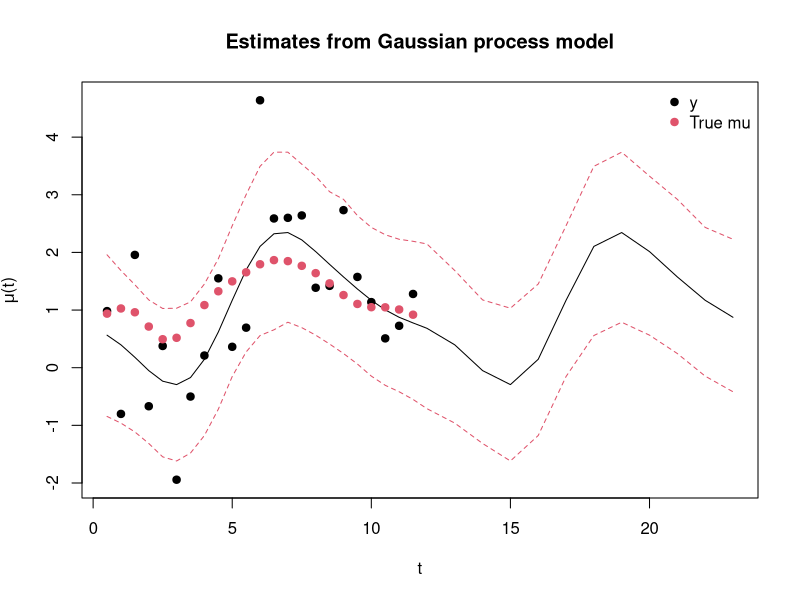
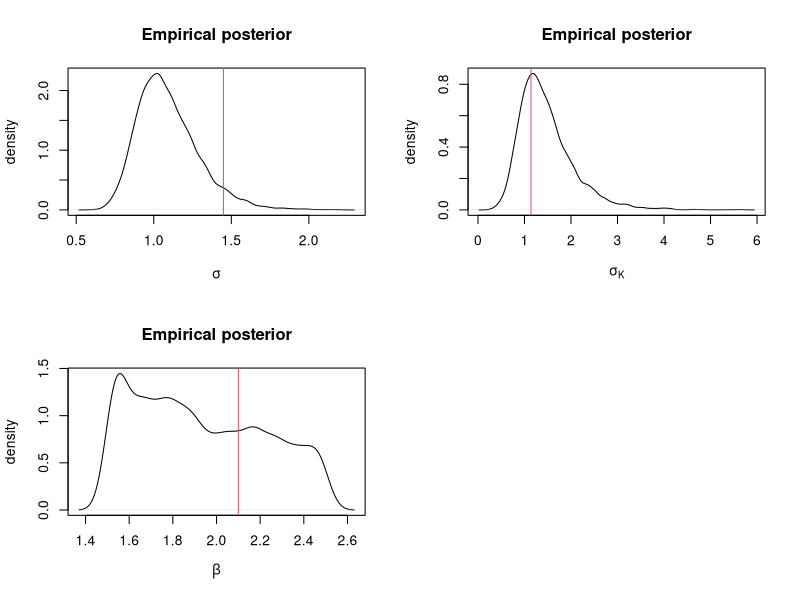

Write R code to recreate these figures, in order.
## ---- chunk 1
knitr::opts_chunk$set(echo = TRUE)
set.seed(3478575)
## ---- chunk 2
t<-1:23*0.5 #Set of points where function is evaluated
#Values for parameters.
beta <- 2.1
sigma2<-2.1
sigma2k<-1.3

#constructing k.
n<-length(t)
tmat<-matrix(t,n,n)
tdiff<-tmat-t(tmat)
k<- sigma2k*exp(-beta*sin(pi*tdiff/12)^2)

#simulating mu
library(mvtnorm)
mu.t <- rmvnorm(1,mean=rep(0,n),sigma=k)

#simulating y
y    <- mu.t + rnorm(n)*sqrt(sigma2)
y    <-as.numeric(y)
## ---- chunk 3
#Arguments
#y, vector of responses
#t, time points where responses were observed.
#tpred, time points where predictions of \mu(x) are wanted.
#tau0, initial value for precision.
#sigma_K: initial value for parameter controlling scale of $k(t,t)$.
#beta: parameter controlling decay in periodic function.
#Iter: number of iterations
#burnin: number of initial iterations to remove
Gibbs.Gp<-function(y,t,tpred,tau0,sigma_K,beta,iter,burnin){
  n <- length(y)      #number of points
  t.all <-c(t,tpred)
  p <-length(tpred)
  mT<-matrix(t.all,n+p,n+p)
  #Note from properties of exponential function, the following never changes
  Kc<- exp(-sin(pi*(mT-t(mT))/12)^2)
  Kall<-Kc^beta
  
  tau    <-tau0           
  library(mvtnorm)  
    

    
  par<-matrix(0,iter,n+p+4)  
   #storing iterations, mu (length p) + sigma, sigma_K, beta and acceptance indicator (length 4)
  for( i in 1:iter){
    #Updating mu for both t and t outside.
    p1   <-Kall[1:n,1:n]*sigma_K^2+diag(n)/tau
    pinv <-solve(p1)
    pred.mean<-sigma_K^2*Kall[,1:n]%*%pinv%*%y
    pred.var <-Kall*sigma_K^2 - Kall[,1:n]%*%pinv%*%Kall[1:n,]*sigma_K^4
    mu <- rmvnorm(1,mean=pred.mean,sigma=pred.var) #sample mu(x)
    mu <- as.numeric(mu)
    
    #updating sigma
    err  <- y-mu[1:n]           #errors for mu where values were observed.
    tau  <- rgamma(1,0.5*n,0.5*sum(err^2))     #sample tau.
    
    #updating sigma_K  
    Kinvo<-solve(Kall[1:n,1:n]) #constructing inverse needed to update sigma_K, 
    #note this assume all points where t was observed were listed first.
    muKmuinv <- t(mu[1:n])%*%Kinvo%*%mu[1:n]
    tauK<- rgamma(1,0.5*n,0.5*muKmuinv)
    sigma_K<-1/sqrt(tauK)
    
    #Updating beta.
    beta.cand <-runif(1,1.5,2.5)
    r1        <-dmvnorm(mu[1:n],mean=rep(0,n),sigma=sigma_K^2*Kc[1:n,1:n]^beta.cand,log=TRUE)
    r2        <-dmvnorm(mu[1:n],mean=rep(0,n),sigma=sigma_K^2*Kc[1:n,1:n]^beta,log=TRUE)
    r         <-r1-r2 #log of ratio. 
    ind       <-rbinom(1,1,exp(min(c(r,0))))
    beta      <-ind*beta.cand + (1-ind)*beta
    
    #Update k
    Kall<-Kc^beta
    
    par[i,] <-c(mu,1/sqrt(tau),sigma_K,beta,ind)  #store current round of mu, sigma in par.
  }
  
  par <-par[-c(1:burnin),]      #removing the first iterations
  colnames(par)<-c(paste('mu',c(t,tpred),sep=''),'sigma','sigma_K','beta','accept')
  return(par)  
}

system.time(chain1<-Gibbs.Gp(y=y,t=t,tpred=12:23,tau0=1,sigma_K=0.33,beta=1.5,
          iter=10000,burnin=2000))
system.time(chain2<-Gibbs.Gp(y=y,t=t,tpred=12:23,tau0=5,sigma_K=0.75,beta=2,
          iter=10000,burnin=2000))
system.time(chain3<-Gibbs.Gp(y=y,t=t,tpred=12:23,tau0=0.2,sigma_K=1.5,beta=2.5,
          iter=10000,burnin=2000))


library(coda)
#Estimating Gelman -Rubin diagnostics. Remove last column because it is acceptance indictor
dim2<-dim(chain1)[2]
#Note 8000 iterations were retained, so 50:50 split is iteration 1:4000 and iteration 4001:8000


#However first we must convert the output into mcmc lists for coda to interpret.
ml1<-as.mcmc.list(as.mcmc((chain1[1:4000,-dim2])))
ml2<-as.mcmc.list(as.mcmc((chain2[1:4000,-dim2])))
ml3<-as.mcmc.list(as.mcmc((chain3[1:4000,-dim2])))
ml4<-as.mcmc.list(as.mcmc((chain1[4000+1:4000,-dim2])))
ml5<-as.mcmc.list(as.mcmc((chain2[4000+1:4000,-dim2])))
ml6<-as.mcmc.list(as.mcmc((chain3[4000+1:4000,-dim2])))
estml<-c(ml1,ml2,ml3,ml4,ml5,ml6)

#Gelman-Rubin diagnostic.
gelman.diag(estml)[[1]]

#effective sample size.
effectiveSize(estml)

#proportion accepted.
sum(chain1[,dim2])/8000
sum(chain2[,dim2])/8000
sum(chain3[,dim2])/8000


#plot predictions with 99 \% credible interval for data.

chain.all<-cbind(chain1,chain2,chain3)
LL       <-apply(chain.all,2,FUN= function(x) quantile(x,0.005))
post.mean<-colMeans(chain.all)
UL       <-apply(chain.all,2,FUN= function(x) quantile(x,0.995))

ylims=c(min(c(LL,y))-0.05,max(c(UL,y))+0.05 )
plot(c(t,12:23),post.mean[1:(length(t)+12)],type='l',ylim=ylims,xlab='t',
     ylab=expression(paste( mu,'(t)',sep='') ), main='Estimates from Gaussian process model')
lines(c(t,12:23),LL[1:(length(t)+12)],col=2,lty=2)
lines(c(t,12:23),UL[1:(length(t)+12)],col=2,lty=2)
points(t,y,pch=19)
points(t,mu.t,pch=19,col=2)
legend('topright',c('y','True mu'),pch=19,col=1:2,bty='n')

#Estimates of sigma, sigma_K,beta
par(mfrow=c(2,2))
plot(density(chain.all[,36]),xlab=expression(sigma),ylab='density',main='Empirical posterior')
abline(v=sqrt(sigma2),col=2)
plot(density(chain.all[,37]),xlab=expression(sigma[K]),ylab='density',main='Empirical posterior')
abline(v=sqrt(sigma2k),col=2)
plot(density(chain.all[,38]),xlab=expression(beta),ylab='density',main='Empirical posterior')
abline(v=beta,col=2)
